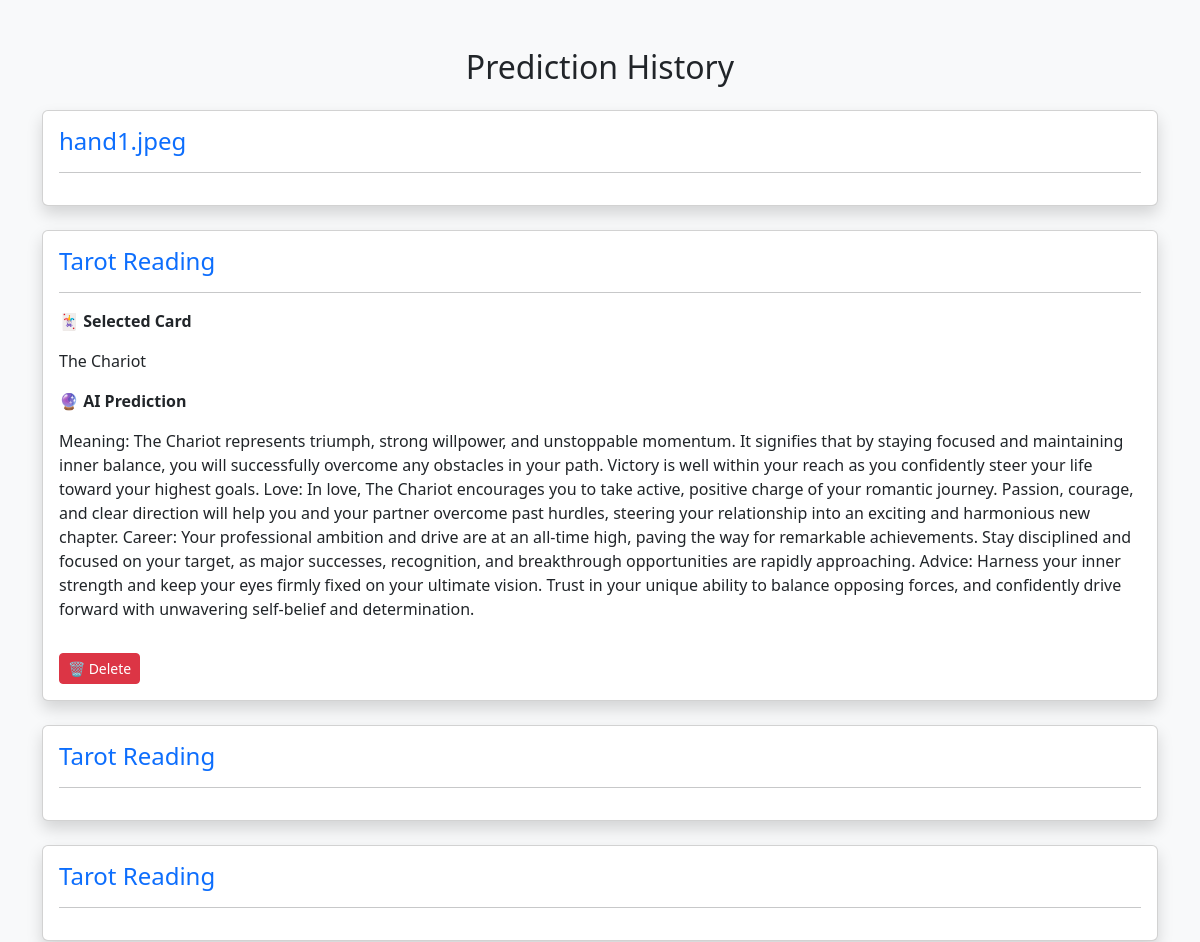
The app's page /history (signed in, upper part), older data.
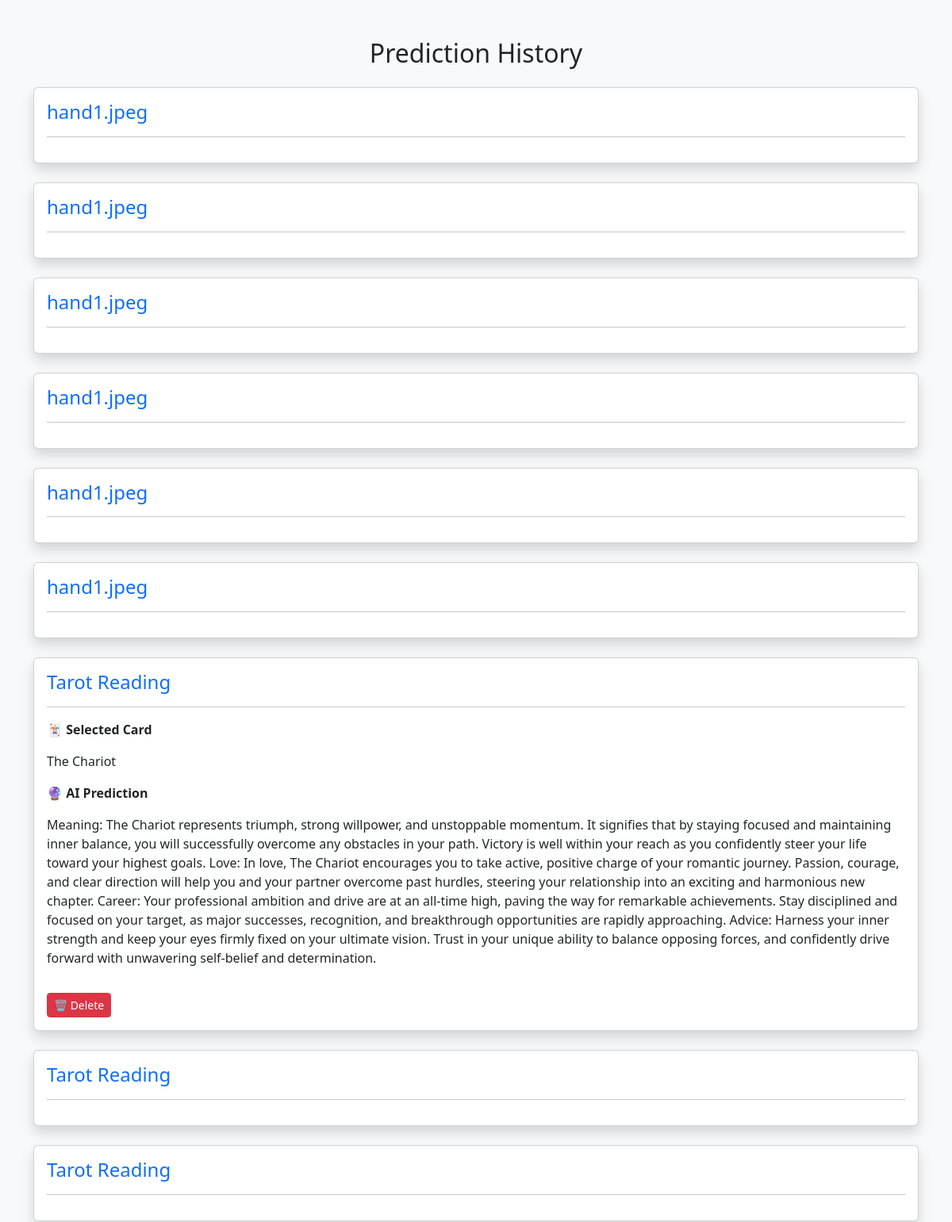
The same page, newer data.
### models.py (models this page shows)
class Prediction(db.Model):
    id = db.Column(db.Integer, primary_key=True)
    user_email = db.Column(db.String(100))
    image_name = db.Column(db.String(200))
    life = db.Column(db.Text)
    career = db.Column(db.Text)
    love = db.Column(db.Text)
    fortune = db.Column(db.Text)
    created_at = db.Column(db.DateTime)
    prediction_type = db.Column(db.String(20))
    input_data = db.Column(db.String(200))
    result = db.Column(db.Text)

### routes.py (the view)
@app.route("/history")
def history():
    if "user_email" not in session:
        return redirect(url_for("login"))
    predictions = Prediction.query.filter_by(
        user_email=session["user_email"]
    ).order_by(Prediction.id.desc()).all()
    return render_template(
        "history.html",
        predictions=predictions
    )

### templates/history.html (shortened to what this page needs)
<!DOCTYPE html>
<html>
<head>
    <link href="https://cdn.jsdelivr.net/npm/bootstrap@5.3.3/dist/css/bootstrap.min.css" rel="stylesheet">
</head>
<body class="bg-light">
<div class="container mt-5">
    <h2 class="text-center mb-4">Prediction History</h2>
    {% if predictions %}
        {% for p in predictions %}
        <div class="card shadow mb-4">
            <div class="card-body">
                <h4 class="text-primary">{{ p.image_name }}</h4>
                <hr>
                {% if p.prediction_type == "Palm" %}
                    <p><b>🌱 Life</b></p>
                    <p>{{ p.life }}</p>
                    <p><b>💼 Career</b></p>
                    <p>{{ p.career }}</p>
                    <p><b>❤️ Love</b></p>
                    <p>{{ p.love }}</p>
                    <p><b>🍀 Fortune</b></p>
                    <p>{{ p.fortune }}</p>
                {% elif p.prediction_type == "Tarot" %}
                    <p><b>🃏 Selected Card</b></p>
                    <p>{{ p.input_data }}</p>
                    <p><b>🔮 AI Prediction</b></p>
                    <p>{{ p.result }}</p>
                    <a href="/delete_history/{{ p.id }}"
                    class="btn btn-danger btn-sm mt-3"
                    onclick="return confirm('Are you sure you want to delete this prediction?')">
                     🗑 Delete
                    </a>
                {% endif %}
            </div>
        </div>
        {% endfor %}
    {% else %}
        <div class="alert alert-warning">
            No Prediction History Found.
        </div>
    {% endif %}
</div>
</body>
</html>

Row changes from the older to the newer data that the page shows:
added Prediction: image_name "hand1.jpeg"
added Prediction: image_name "hand1.jpeg"
added Prediction: image_name "hand1.jpeg"
added Prediction: image_name "hand1.jpeg"
added Prediction: image_name "hand1.jpeg"
